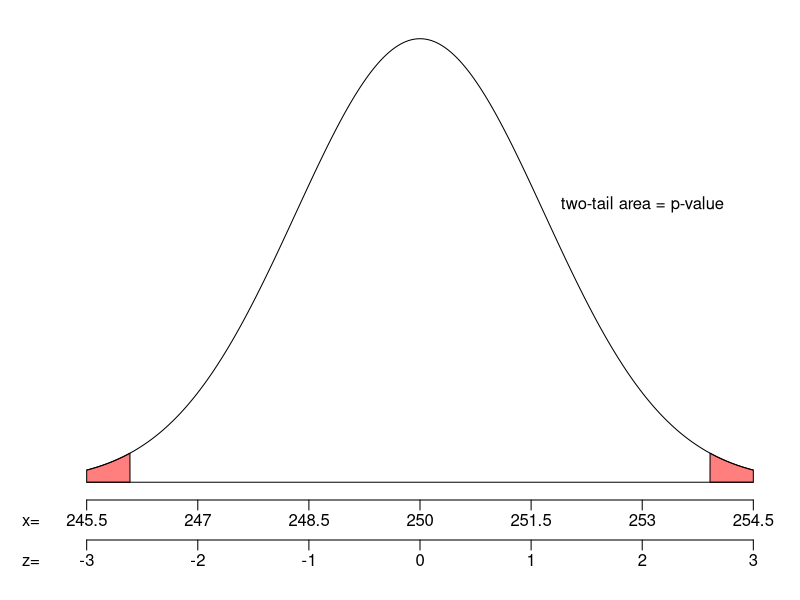

The R source for this figure:
pdf("sketch14.pdf", width=8, height=2.5)
par(mar=c(5,3,1,1))

mu = 250
s = 1.5
z = 2.61

zlo = -abs(z)
zhi = abs(z)

xs = seq(-3,3,length=10000)
ys = dnorm(xs)**0.8

plot(xs, ys, 'l',xlim = c(-3,3), ylim = c(0,0.4**0.8),
     ann=FALSE,xaxt="n",yaxt="n",
     lwd=1,bty='n')

axis(side=1, line=0, at=-3:3, labels = FALSE)
mtext(mu+(-3:3)*s,side=1,line=0.5,at=-3:3)
mtext(c("x="),line=0.5,side=1,at=-3.5)
#mtext("x",side=1,line=0.5,at=0.25)

axis(side=1, line=2,at=-3:3, labels = FALSE)
mtext(-3:3,side=1,line=2.5,at=-3:3)
mtext(c("z="),line=2.5,side=1,at=-3.5)
#mtext("z",side=1,line=2.5,at=0.25)

polygon(c(xs[xs>=zhi], 3, zhi),c(ys[xs>=zhi], 0, 0), col=rgb(1,0,0,0.5))
polygon(c(xs[xs<=zlo], zlo, -3),c(ys[xs<=zlo], 0, 0), col=rgb(1,0,0,0.5))
lines(c(-3,3),c(0,0),'l',lwd=1)

text(2,0.3,label="two-tail area = p-value")

dev.off()


#xs = seq(46,86,length=1000)

#ys = dnorm(xs,)

#plot(xs, ys, 'l',xlim = c(-3,3), ylim = c(0,0.4),
#     ann=FALSE,xaxt="n",yaxt="n",
#     lwd=1,bty='n')
##mtext("z",side=1,at=-0.5)
##mtext(c("-3","-2","-1","0","1","2","3"),side=1,at=-3:3)
##mtext(c("zstar"),side=1,line =-0.3,at=1.64)
#mtext(c("z="),side=1,at=-3.5)
#mtext(c("x="),line=1.3,side=1,at=-3.5)
#mtext(c("-zstar","0","zstar"),side=1,at=c(-1.75,0,1.75))
#mtext(c("15.53-ME","15.53","15.53+ME"),line=1.3,side=1,at=c(-1.75,0,1.75))
##mtext(round(255+(-3:3)*1.75,2),line=1.3,side=1,at=-3:3)
##mtext(c("-3","0","3"),side=1,at=c(-3,0,3))
#polygon(c(xs[xs>=-1.75 & xs<=1.75], 1.75, -1.75),c(ys[xs>=-1.75 & xs<=1.75], 0, 0), col="red")
##polygon(c(xs[xs>=2.5], 3, 2.5),c(ys[xs>=2.5], 0, 0), col="red")

#lines(xs, ys, 'l', lwd=1)
#lines(c(-3,3),c(0,0),'l',lwd=1)

##arrows(-2,0.25,0,0.06,lwd=2,code=2)
#text(0,0.2,label="area = 0.92")
